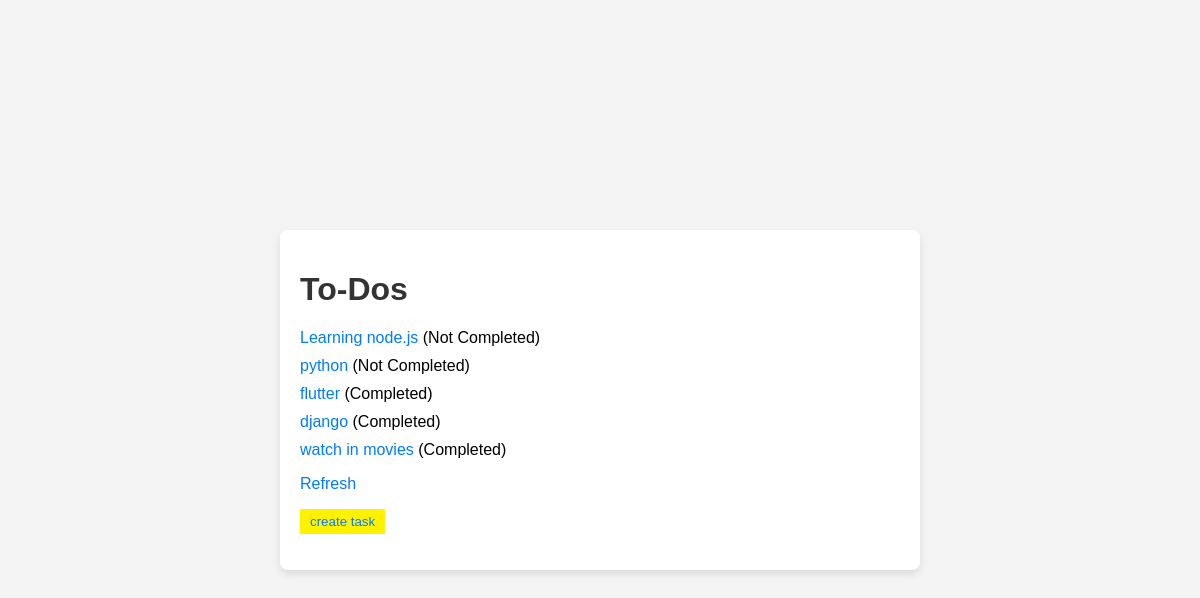
The app's page /, older data.
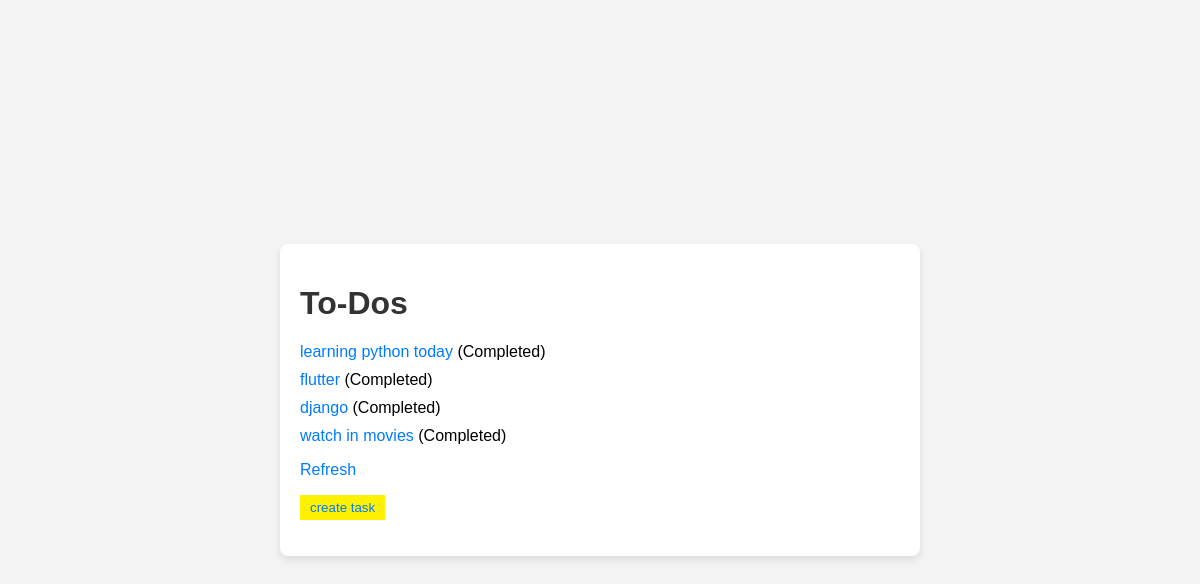
The same page, newer data.
### todo/models.py (models this page shows, shortened)
class Task(models.Model):
    title = models.CharField(max_length=200)
    description = models.TextField(blank=True, null=True)
    completed = models.BooleanField(default=False)
    created = models.DateTimeField(auto_now_add=True)
    updated = models.DateTimeField(auto_now=True)

### todo/views.py (the view)
# urls.py: path('', views.list_task, name='todo_list'),
def list_task(request):
    tasks = Task.objects.all()
    context = {
        'tasks': tasks
    }
    return render(request, 'todo/todo_list.html', context)

### todo/templates/todo/todo_list.html (shortened to what this page needs)
{% load static %}
<!DOCTYPE html>
<html lang="en">
<head>
    <link rel="stylesheet" href="{% static 'todo/css/styles.css' %}">
</head>
<body>
    <div class="todo-container">
        <h1>To-Dos</h1>
    <section>
        <ul>
            {% for task in tasks %}
                <li>
                    <a href="{% url 'todo:todo_detail' task.id %}">{{ task.title }}</a>
                    {% if task.completed %}
                        (Completed)
                    {% else %}
                        (Not Completed)
                    {% endif %}
                </li>
            {% endfor %}
        </ul>
    </section>
    <a href="{% url 'todo:todo_list' %}">Refresh</a>
    <p>
        <button>
            <a href="{% url 'todo:create_todo' %}">create task</a>
        </button>
    </p>
    </div>
</body>
</html>

Row changes from the older to the newer data that the page shows:
removed Task: title "Learning node.js", completed "(Not Completed)"
changed Task: title "python" → "learning python today"; completed "(Not Completed)" → "(Completed)"
